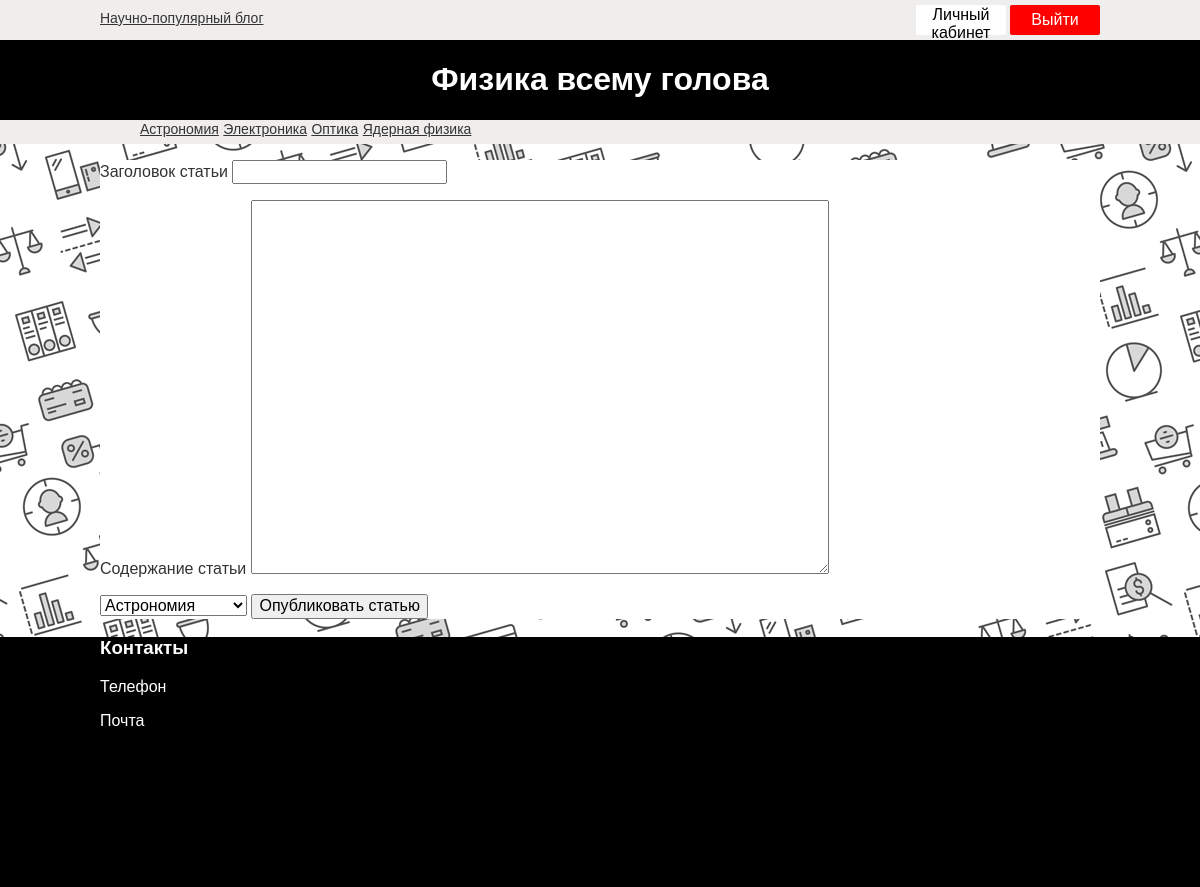
The page /profile/add_article (signed in) on the database its author committed.
### app.py (models this page shows, shortened)
class Genres(db.Model):
    genre_id = db.Column(db.Integer, primary_key=True)
    name_genre = db.Column(db.String(30), unique=True)
    urls = db.Column(db.String(150))

### app.py (the view, shortened to what this page needs)
@app.route('/profile/add_article', methods=['GET', 'POST'])
@login_required
def add_article():
    return render_template('add_article.html', genres=db.session.query(Genres).all())

### app.py (called while the page is built)
@app.before_request
def before_request():
    if current_user.is_authenticated:
        current_user.last_seen = datetime.utcnow()
        db.session.commit()

@login.user_loader
def load_user(id):
    return Users.query.get(int(id))

### templates/add_article.html
{% extends 'base.html' %}
{% block main %}
<form action="" method="post">
    <p>
        <label>Заголовок статьи</label>
        <input type="text" name="add_title" required>
    </p>
    <p>
        <label>Содержание статьи</label>
        <textarea rows="20" cols="60" name="add_text" required></textarea>
    </p>
    <select name="add_genre">
        {% for genre in genres %}
        <option>{{genre.name_genre}}</option>
        {% endfor %}
    </select>
    <input type="submit" value="Опубликовать статью">
</form>
{% endblock %}

### templates/base.html (shortened to what this page needs)
<!DOCTYPE html>
<html lang="en">
<head>
    <link type="text/css" href="{{ url_for('static', filename='css/header.css')}}" rel="stylesheet">
    <link type="text/css" href="{{ url_for('static', filename='css/footer.css')}}" rel="stylesheet">
    <link type="text/css" href="{{ url_for('static', filename='css/common.css')}}" rel="stylesheet">
    <link type="text/css" href="{{ url_for('static', filename='css/normalize.css')}}" rel="stylesheet">
</head>
<body>
    <header class="header">
        <div class="top-header-bar">
            <div class="box">
                <a href="{{ url_for('home') }}" class="science-pop">Научно-популярный блог</a>
                {% if current_user.is_anonymous %}
                <a href= "{{ url_for('login') }}">
                    <button class="btn btn-login">Войти</button>
                </a>
                <a href="{{ url_for('register') }}">
                    <button class="btn btn-home">Регистрация</button>
                </a>
                {% else %}
                <a href= "{{ url_for('logout') }}">
                    <button class="btn btn-logout">Выйти</button>
                </a>
                <a href="{{ url_for('profile', username=current_user.name) }}">
                    <button class="btn btn-home">Личный кабинет</button>
                </a>
                {% endif %}
            </div>
        </div>
        <h1 class="main-header">Физика всему голова</h1>
        <div class="navigation-bar">
            <nav class="navigation box">
                <ul class="genres">
                    {% for genre in genres %}
                    <li class="genre">
                        <a href="{{ url_for(genre.urls) }}">{{genre.name_genre}}</a>
                    </li>
                    {% endfor %}
                </ul>
            </nav>
        </div>
    </header>
    <main class="box">
        {% block main %}{% endblock %}
    </main>
    <footer class="footer">
        <div class="box">
            <h3>Контакты</h3>
            <p>Телефон</p>
            <p>Почта</p>
        </div>
    </footer>
</body>
</html>

### static/css/header.css (style rules this page uses)
.header { background-color: #000; background-size: 1000px auto; position: relative; margin: 0; }
.top-header-bar { height: 30px; padding: 5px 10px; background-color: #f0eded; }
.science-pop { float: left; margin: 0; margin-top: 5px; font-size: 14px; }
.btn { float: right; margin: 0; border: none; border-radius: 2px; height: 30px; width: 90px; }
.btn-home { background-color: white; color: black; margin-right: 4px; }
.btn-logout { background-color: red; color: white; }
.main-header { color: #fff; text-align: center; }
.navigation-bar { height: 24px; margin: 0; background-color: #f0eded; }
.genres { margin: 0; }
.genre { display: inline-block; list-style-type: none; font-size: 14px; }

### static/css/footer.css (style rules this page uses)
.footer { background-color: #000; min-height: 250px; color: #fff; }

### static/css/common.css (style rules this page uses)
body { color: #333; font-family: ‘Muli’, sans-serif; background-image: url('img/pattern.png'); }
main { background: white; }
.box { margin: 0 auto; width: 1000px; }
a { color: #333; }

### rows shown on the page
Genres: name_genre "Астрономия"
Genres: name_genre "Электроника"
Genres: name_genre "Оптика"
Genres: name_genre "Ядерная физика"

### other values the page prints
form field add_genre "Астрономия"
